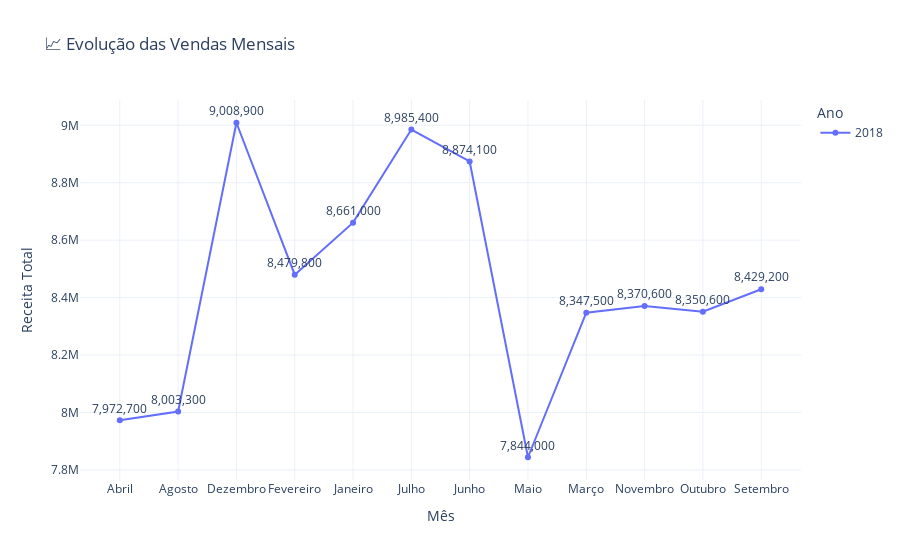

Notebook code for this chart:
### Markdown cell above
Como as vendas evoluíram ao longo do tempo (por mês)?

### Code cell
import plotly.express as px

# Agrupar e preparar os dados (igual ao seu código original)
vendas_mensais = base.groupby(['Ano', 'Mes'])['Receita'].sum().reset_index()
vendas_mensais.sort_values(by=['Ano', 'Mes'], inplace=True)

# Criar o gráfico interativo com Plotly
fig = px.line(
    vendas_mensais,
    x='Mes',
    y='Receita',
    color='Ano',  # diferencia as linhas por ano
    markers=True,
    title='📈 Evolução das Vendas Mensais'
)

# Personalizações opcionais
fig.update_layout(
    xaxis_title='Mês',
    yaxis_title='Receita Total',
    hovermode='x unified',
    template='plotly_white'
)

fig.update_traces(
    mode='lines+markers+text',
    text=vendas_mensais['Receita'],
    textposition='top center',
    texttemplate='%{text:,.0f}'  # formata os números com milhar (ex: 1.200)
)

# Mostrar o gráfico
fig.show()

### Figure 1 — Plotly figure (JSON) as saved in the notebook; plotly's stock layout.template omitted (floating-point values rounded to 4 significant figures)
{"data": [{"hovertemplate": "Ano=2018<br>Mes=%{x}<br>Receita=%{y}<extra></extra>", "legendgroup": "2018", "line": {"color": "#636efa", "dash": "solid"}, "marker": {"symbol": "circle"}, "mode": "lines+markers+text", "name": "2018", "orientation": "v", "showlegend": true, "text": [7972700, 8003300, 9008900, 8479800, 8661000, 8985400, 8874100, 7844000, 8347500, 8370600, 8350600, 8429200], "textposition": "top center", "texttemplate": "%{text:,.0f}", "type": "scatter", "x": ["Abril", "Agosto", "Dezembro", "Fevereiro", "Janeiro", "Julho", "Junho", "Maio", "Março", "Novembro", "Outubro", "Setembro"], "xaxis": "x", "y": [7972700, 8003300, 9008900, 8479800, 8661000, 8985400, 8874100, 7844000, 8347500, 8370600, 8350600, 8429200], "yaxis": "y"}], "layout": {"hovermode": "x unified", "legend": {"title": {"text": "Ano"}, "tracegroupgap": 0}, "title": {"text": "📈 Evolução das Vendas Mensais"}, "xaxis": {"anchor": "y", "domain": [0, 1], "title": {"text": "Mês"}}, "yaxis": {"anchor": "x", "domain": [0, 1], "title": {"text": "Receita Total"}}}}
